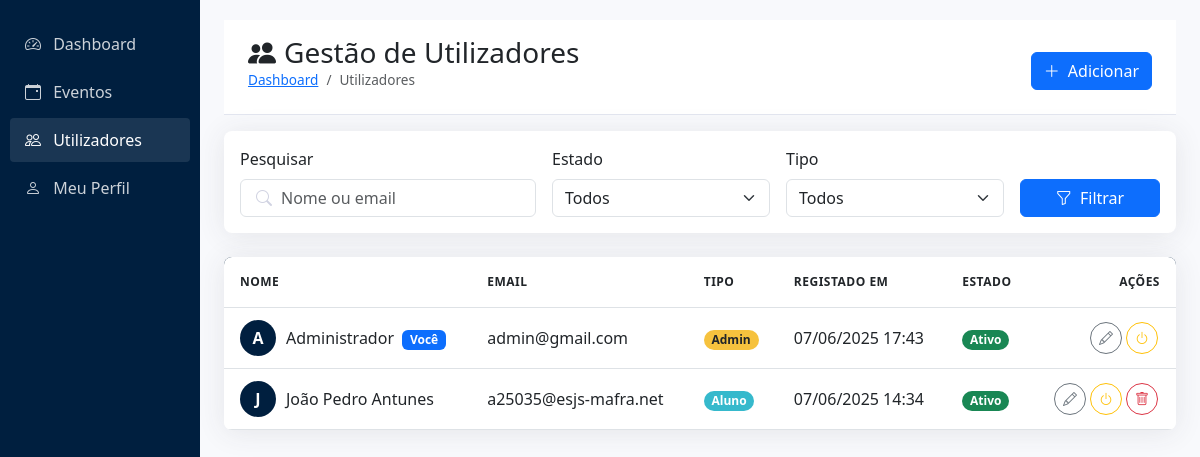
Screenshot of /admin/utilizadores.php (signed in) with the database file from the repository.
### tables this page shows
CREATE TABLE `utilizadores` (
  `id` int(11) NOT NULL,
  `nome` varchar(100) NOT NULL,
  `email` varchar(100) NOT NULL,
  `username` varchar(50) DEFAULT NULL,
  `senha` varchar(255) NOT NULL,
  `token_ativacao` varchar(64) DEFAULT NULL,
  `tipo` enum('admin','aluno') DEFAULT 'aluno',
  `data_registo` timestamp NOT NULL DEFAULT current_timestamp(),
  `ultimo_login` timestamp NULL DEFAULT NULL,
  `ativo` tinyint(1) DEFAULT 0,
  `tentativas_login` int(11) DEFAULT 0,
  `bloqueado_ate` datetime DEFAULT NULL,
  `foto_perfil` varchar(255) DEFAULT NULL
);

### admin/utilizadores.php (the view, shortened to what this page needs)
<?php
require '../includes/db.php';
$search = isset($_GET['search']) ? trim($_GET['search']) : '';
$status_filter = isset($_GET['status']) ? $_GET['status'] : 'all';
$type_filter = isset($_GET['type']) ? $_GET['type'] : 'all';
$params = [];
$types = '';
$page = isset($_GET['page']) && is_numeric($_GET['page']) ? (int)$_GET['page'] : 1;
$limit = 10;
$offset = ($page - 1) * $limit;
$sql = "SELECT * FROM utilizadores";
$sql .= " ORDER BY data_registo DESC LIMIT ? OFFSET ?";
$types .= 'ii';
$params[] = $limit;
$params[] = $offset;
$stmt = $conn->prepare($sql);
$stmt->bind_param($types, ...$params);
$stmt->execute();
$result = $stmt->get_result();
?>
<!DOCTYPE html>
<html lang="pt">
<head>
  <link href="https://cdn.jsdelivr.net/npm/bootstrap@5.3.0/dist/css/bootstrap.min.css" rel="stylesheet">
  <link rel="stylesheet" href="https://cdn.jsdelivr.net/npm/bootstrap-icons@1.10.0/font/bootstrap-icons.css">
</head>
<body>
  <div class="container-fluid">
    <div class="row">
      <nav class="col-md-2 d-none d-md-block sidebar">
        <div class="sidebar-sticky">
          <ul class="nav flex-column">
            <li class="nav-item">
              <a class="nav-link" href="index.php">
                <i class="bi bi-speedometer2"></i> Dashboard
              </a>
            </li>
            <li class="nav-item">
              <a class="nav-link" href="eventos_admin.php">
                <i class="bi bi-calendar-event"></i> Eventos
              </a>
            </li>
            <li class="nav-item">
              <a class="nav-link active" href="utilizadores.php">
                <i class="bi bi-people"></i> Utilizadores
              </a>
            </li>
            <li class="nav-item">
              <a class="nav-link" href="../perfil.php">
                <i class="bi bi-person"></i> Meu Perfil
              </a>
            </li>
          </ul>
        </div>
      </nav>
      <main class="col-md-9 ms-sm-auto col-lg-10 px-md-4 main-content">
        <div class="d-flex justify-content-between flex-wrap flex-md-nowrap align-items-center pt-3 pb-2 mb-3 card-header">
          <div>
            <h1 class="h3 mb-0 text-gray-800"><i class="bi bi-people-fill me-2"></i>Gestão de Utilizadores</h1>
            <nav aria-label="breadcrumb">
              <ol class="breadcrumb">
                <li class="breadcrumb-item"><a href="dashboard.php">Dashboard</a></li>
                <li class="breadcrumb-item active">Utilizadores</li>
              </ol>
            </nav>
          </div>
          <div class="btn-toolbar mb-2 mb-md-0">
            <a href="adicionar_utilizador.php" class="btn btn-primary">
              <i class="bi bi-plus-lg me-1"></i> Adicionar
            </a>
          </div>
        </div>
        <div class="card mb-4">
          <div class="card-body p-3">
            <form method="get" class="row g-3 align-items-end">
              <div class="col-md-4">
                <label for="search" class="form-label">Pesquisar</label>
                <div class="search-box">
                  <i class="bi bi-search"></i>
                  <input type="text" class="form-control" id="search" name="search" placeholder="Nome ou email" value="<?= htmlspecialchars($search) ?>">
                </div>
              </div>
              <div class="col-md-3">
                <label for="status" class="form-label">Estado</label>
                <select id="status" name="status" class="form-select filter-select">
                  <option value="all" <?= $status_filter === 'all' ? 'selected' : '' ?>>Todos</option>
                </select>
              </div>
              <div class="col-md-3">
                <label for="type" class="form-label">Tipo</label>
                <select id="type" name="type" class="form-select filter-select">
                  <option value="all" <?= $type_filter === 'all' ? 'selected' : '' ?>>Todos</option>
                </select>
              </div>
              <div class="col-md-2 d-flex">
                <button type="submit" class="btn btn-primary w-100">
                  <i class="bi bi-funnel me-1"></i> Filtrar
                </button>
              </div>
            </form>
          </div>
        </div>
        <div class="card mb-4">
          <div class="card-body p-0">
            <div class="table-responsive">
              <table class="table table-hover mb-0">
                <thead>
                  <tr>
                    <th>Nome</th>
                    <th>Email</th>
                    <th>Tipo</th>
                    <th>Registado em</th>
                    <th>Estado</th>
                    <th class="text-end">Ações</th>
                  </tr>
                </thead>
                <tbody>
                  <?php if ($result->num_rows > 0): ?>
                    <?php while ($user = $result->fetch_assoc()): ?>
                    <tr>
                      <td>
                        <div class="d-flex align-items-center">
                          <div class="user-avatar">
                            <?= strtoupper(substr($user['nome'], 0, 1)) ?>
                          </div>
                          <div class="flex-grow-1">
                            <?= htmlspecialchars($user['nome']) ?>
                            <?php if ($user['id'] == $_SESSION['id']): ?>
                              <span class="badge bg-primary ms-1">Você</span>
                            <?php endif; ?>
                          </div>
                        </div>
                      </td>
                      <td><?= htmlspecialchars($user['email']) ?></td>
                      <td>
                        <span class="badge rounded-pill <?= $user['tipo'] === 'admin' ? 'badge-admin' : 'badge-user' ?>">
                          <?= ucfirst(htmlspecialchars($user['tipo'])) ?>
                        </span>
                      </td>
                      <td><?= date('d/m/Y H:i', strtotime($user['data_registo'])) ?></td>
                      <td>
                        <span class="badge rounded-pill bg-<?= $user['ativo'] ? 'success' : 'danger' ?>">
                          <?= $user['ativo'] ? 'Ativo' : 'Inativo' ?>
                        </span>
                      </td>
                      <td class="text-end">
                        <div class="d-flex justify-content-end">
                          <a href="editar_utilizador.php?id=<?= $user['id'] ?>" class="btn btn-sm btn-outline-secondary action-btn" title="Editar">
                            <i class="bi bi-pencil"></i>
                          </a>
                          <a href="utilizadores.php?action=toggle&id=<?= $user['id'] ?>"
                             class="btn btn-sm btn-outline-<?= $user['ativo'] ? 'warning' : 'success' ?> action-btn"
                             title="<?= $user['ativo'] ? 'Desativar' : 'Ativar' ?>">
                            <i class="bi bi-power"></i>
                          </a>
                          <?php if ($user['id'] != $_SESSION['id']): ?>
                          <a href="utilizadores.php?action=delete&id=<?= $user['id'] ?>"
                             class="btn btn-sm btn-outline-danger action-btn"
                             title="Excluir"
                             onclick="return confirm('Tem certeza que deseja excluir este utilizador permanentemente?')">
                            <i class="bi bi-trash"></i>
                          </a>
                          <?php endif; ?>
                        </div>
                      </td>
                    </tr>
                    <?php endwhile; ?>
                  <?php endif; ?>
                </tbody>
              </table>
            </div>
          </div>
        </div>
      </main>
    </div>
  </div>
</body>
</html>

### admin/utilizadores.php (style rules this page uses)
:root { --primary-color: #001f3f; --secondary-color: #858796; --success-color: #1cc88a; --danger-color: #e74a3b; --warning-color: #f6c23e; --info-color: #36b9cc; --dark-color: #5a5c69; --light-color: #f8f9fc; }
body { background-color: #f8f9fc; }
.sidebar { background: var(--primary-color); min-height: 100vh; padding: 20px 0; }
.sidebar .nav-link { color: rgba(255,255,255,0.8); padding: 10px 15px; margin: 2px 10px; border-radius: 4px; }
.sidebar .nav-link:hover, .sidebar .nav-link.active { background: rgba(255,255,255,0.1); color: white; }
.sidebar .nav-link i { margin-right: 8px; }
.main-content { padding: 20px; }
.card { border: none; border-radius: 8px; box-shadow: 0 0.15rem 1.75rem 0 rgba(58, 59, 69, 0.1); margin-bottom: 1.5rem; }
.card-header { background-color: white; border-bottom: 1px solid #e3e6f0; padding: 1.25rem 1.5rem; }
.table-responsive { border-radius: 8px; overflow: hidden; }
.table thead { background-color: var(--primary-color); color: white; }
.table th { font-weight: 600; text-transform: uppercase; font-size: 0.75rem; letter-spacing: 0.5px; padding: 1rem; vertical-align: middle; }
.table td { padding: 0.75rem 1rem; vertical-align: middle; border-top: 1px solid #e3e6f0; }
.badge-admin { background-color: var(--warning-color); color: #212529; }
.badge-user { background-color: var(--info-color); color: white; }
.action-btn { width: 32px; height: 32px; display: inline-flex; align-items: center; justify-content: center; border-radius: 50% !important; margin: 0 2px; }
.search-box { position: relative; }
.search-box .form-control { padding-left: 2.5rem; }
.search-box .bi-search { position: absolute; left: 1rem; top: 50%; transform: translateY(-50%); color: #d1d3e2; }
.filter-select { min-width: 120px; }
.breadcrumb { background-color: transparent; padding: 0; font-size: 0.85rem; }
.user-avatar { width: 36px; height: 36px; border-radius: 50%; background: var(--primary-color); color: white; display: flex; align-items: center; justify-content: center; margin-right: 10px; font-weight: 600; }

### rows the page displays
utilizadores: nome "A", nome "Administrador", shows "Você", email "admin@gmail.com", tipo "Admin", data_registo "07/06/2025 17:43", ativo "Ativo"
utilizadores: nome "J", nome "João Pedro Antunes", email "a25035@esjs-mafra.net", tipo "Aluno", data_registo "07/06/2025 14:34", ativo "Ativo"
